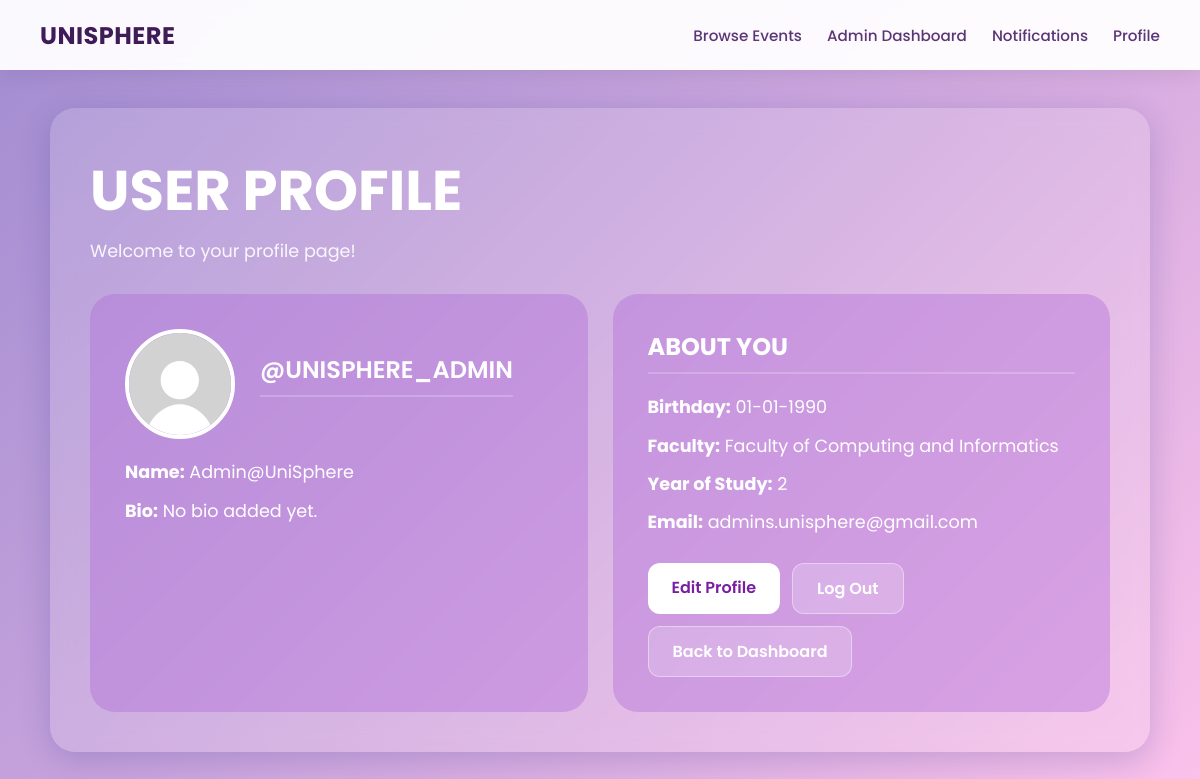
The page /UserProfile (signed in) on the database as committed earlier.
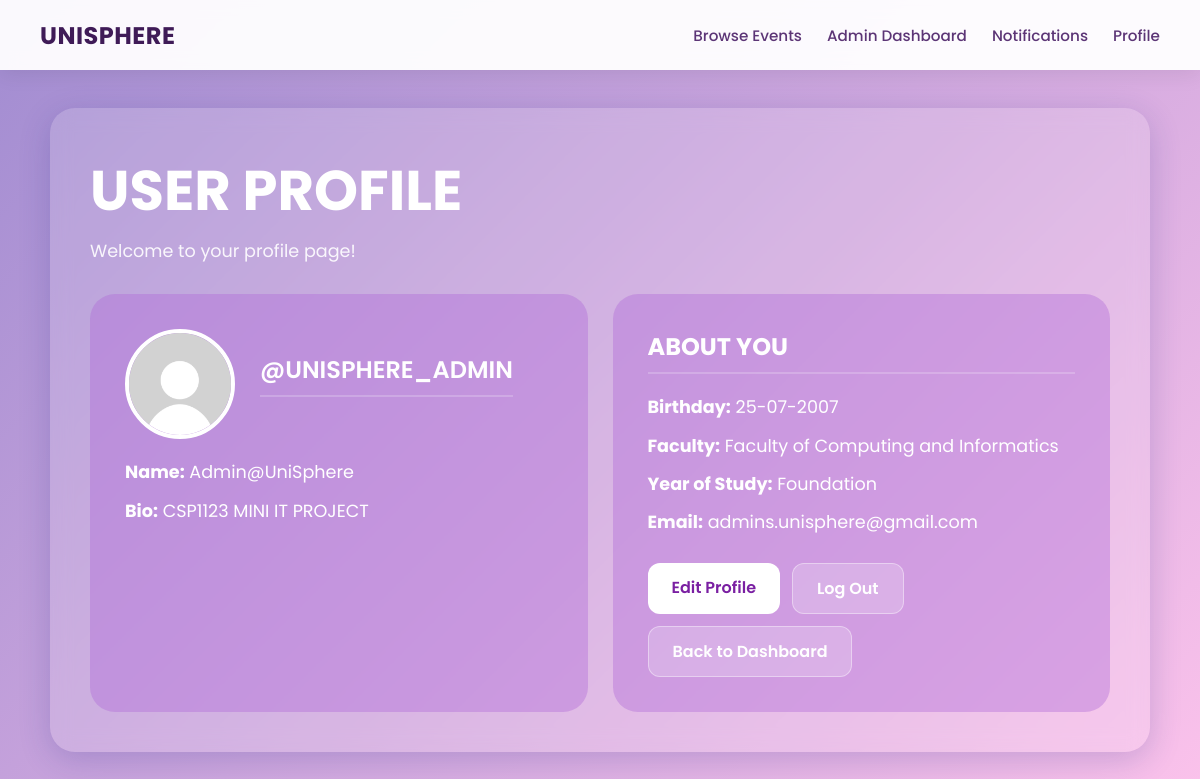
The same page on the database as committed later.
### tables this page shows
CREATE TABLE users_general (
    student_id varchar(10) PRIMARY KEY,
    name TEXT NOT NULL,
    username TEXT NOT NULL UNIQUE,
    email TEXT NOT NULL UNIQUE,
    password TEXT NOT NULL,
    keyword TEXT,
    role TEXT NOT NULL CHECK(role IN ('user', 'organizer', 'admin')),
    is_verified INTEGER DEFAULT 0,
    pending_email TEXT,
    security_question TEXT
);

CREATE TABLE user_details (
    student_id VARCHAR(10) PRIMARY KEY,
    bio TEXT,
    birthday DATE,
    faculty TEXT,
    year_of_study INTEGER,
    profile_picture TEXT,
    FOREIGN KEY (student_id) REFERENCES users_general(student_id)
);

### app.py (the view)
@app.route('/UserProfile')
def user_profile():
    username = session.get('user')
    if not username:
        return redirect(url_for('login'))
    conn = get_db_connection()
    cursor = conn.cursor()
    cursor.execute("SELECT * FROM users_general LEFT JOIN user_details ON users_general.student_id = user_details.student_id WHERE users_general.username = ?", (username,))
    user = cursor.fetchone()
    conn.close()
    if not user:
        return "User not found"
    return render_template('UserProfile.html', user=user)

### app.py (called while the page is built)
def get_db_connection():
    conn = sqlite3.connect('database.db')
    conn.row_factory = sqlite3.Row
    conn.execute("PRAGMA foreign_keys = 1")
    return conn

@app.context_processor
def inject_notifications():
    if 'student_id' not in session:
        return dict(unread_notifications=0)
    conn = get_db_connection()
    cursor = conn.cursor()
    cursor.execute("SELECT COUNT(*) AS total FROM notifications WHERE student_id = ? AND is_read = 0",
    (session['student_id'],))
    result = cursor.fetchone()
    conn.close()
    return dict(unread_notifications=result['total'])

### templates/UserProfile.html (shortened to what this page needs)
<!DOCTYPE html>
<html lang="en">
    <head>
    </head>
    <body>
        <nav class="navbar">
            <a class="navbar-brand" href="/user_dashboard">UniSphere</a>
            <div class="navbar-links">
                {% if session.get('role') == 'user' %}
                        <a href="/eventbrowsing">Browse Events</a>
                        <a href="/be_organizer">Become Organizer</a>
                        <a href="/notifications" class="notification-link">
                            Notifications
                            {% if unread_notifications > 0 %}
                                <span class="notification-dot"></span>
                            {% endif %}
                        </a>
                        <a href="/user_dashboard">Profile</a>
                    {% elif session.get('role') == 'admin' %}
                        <a href="/eventbrowsing">Browse Events</a>
                        <a href="/admin_dashboard">Admin Dashboard</a>
                        <a href="/notifications" class="notification-link">
                            Notifications
                        </a>
                        <a href="/user_dashboard">Profile</a>
                    {% endif %}
            </div>
        </nav>
        <div class="dashboard-view">
            <h1 class="title">User Profile</h1>
            <p class="subtitle">Welcome to your profile page!</p>
            <div class="grid">
                <div class="card profile-card">
                    <div>
                        <div class="profile-header">
                            <img src="{{ url_for('static', filename='uploads/' + (user['profile_picture'] if user['profile_picture'] else 'default.png')) }}" class="profile-picture">
                            <h3>@<span id="username-value">{{ user['username'] }}</span></h3>
                        </div>
                        <p id="name"><b>Name:</b> {{ user['name'] }}</p>
                        <p id="bio"><b>Bio:</b> {{ user['bio'] if user['bio'] else 'No bio added yet.' }}</p>
                    </div>
                </div>
                <div class="card about-card">
                    <div>
                        <h3>About You</h3>
                        <p id="birthday"><b>Birthday:</b> {{ user['birthday'].split('-')[2] }}-{{ user['birthday'].split('-')[1] }}-{{ user['birthday'].split('-')[0] }}</p>
                        <p id="faculty"><b>Faculty:</b> {{ user['faculty'] }}</p>
                        <p id="year-of-study"><b>Year of Study:</b> {{ user['year_of_study'] }}</p>
                        <p id="email"><b>Email:</b> {{ user['email'] }}</p>
                    </div>
                    <div class="profile-actions">
                        <a href="{{ url_for('edit_profile') }}" class="btn">Edit Profile</a>
                        <a href="{{ url_for('logout')}}" class="btn btn-secondary">Log Out</a>
                        <a href="{{ url_for('dashboard') }}" class="btn btn-secondary">Back to Dashboard</a>
                    </div>
                </div>
            </div>
        </div>
    </body>
</html>

### templates/UserProfile.html (style rules this page uses)
* { margin: 0; padding: 0; box-sizing: border-box; font-family: 'Poppins', sans-serif; }
body { background: linear-gradient(135deg, #a18cd1 0%, #fbc2eb 100%); display: flex; justify-content: center; align-items: center; min-height: 100vh; padding: 20px; padding-top: 80px; }
.navbar { position: fixed; top: 0; left: 0; width: 100%; height: 70px; background: rgba(255, 255, 255, 0.95); backdrop-filter: blur(8px); box-shadow: 0 4px 20px rgba(0, 0, 0, 0.08); display: flex; align-items: center; justify-content: space-between; padding: 0 40px; z-index: 1000; }
.notification-link { position:relative; }
.navbar-brand { font-size: 1.5rem; font-weight: 700; color: #3f1b57; text-decoration: none; text-transform: uppercase; letter-spacing: 0.5px; }
.navbar-links { display: flex; gap: 25px; align-items: center; }
.navbar-links a { color: #5c3576; text-decoration: none; font-size: 0.95rem; font-weight: 500; transition: color 0.2s; position: relative; padding: 4px 0; }
.navbar-links a::after { content: ''; position: absolute; width: 0; height: 2px; bottom: 0; left: 0; background-color: #7b2cbf; transition: width 0.2s ease; }
.dashboard-view { width: 95%; max-width: 1100px; padding: 40px; border-radius: 25px; background: rgba(255, 255, 255, 0.15); backdrop-filter: blur(10px); color: white; box-shadow: 0 8px 32px 0 rgba(31, 38, 135, 0.2); }
.title { font-size: 3.5rem; font-weight: 700; margin-bottom: 5px; text-transform: uppercase; }
.subtitle { font-size: 1.1rem; margin-bottom: 30px; opacity: 0.9; }
.grid { display: grid; grid-template-columns: 1fr 1fr; gap: 25px; }
.card { background: rgba(176, 106, 214, 0.4); border-radius: 25px; padding: 35px; min-height: 350px; display: flex; flex-direction: column; justify-content: space-between; }
.profile-header { display: flex; align-items: center; gap: 25px; margin-bottom: 20px; }
.profile-picture { width: 110px; height: 110px; border-radius: 50%; object-fit: cover; border: 4px solid white; }
.profile-card h3 { font-size: 1.6rem; font-weight: 600; }
.card p { font-size: 1.1rem; margin-bottom: 12px; line-height: 1.5; }
.card h3 { margin-bottom: 20px; font-size: 1.5rem; text-transform: uppercase; border-bottom: 2px solid rgba(255, 255, 255, 0.2); padding-bottom: 8px; }
.profile-actions { display: flex; flex-wrap: wrap; gap: 12px; margin-top: 15px; }
.btn { padding: 12px 24px; color: #7a1fa2; background-color: white; border: none; border-radius: 12px; cursor: pointer; font-weight: 600; font-size: 100%; text-decoration: none; display: inline-block; transition: transform 0.2s ease, background-color 0.3s ease; text-align: center; }
.btn-secondary { background-color: rgba(255, 255, 255, 0.2); color: white; border: 1px solid rgba(255, 255, 255, 0.4); }

Rows that differ between the two databases and show on the page:
changed user_details "Faculty of Computing and Informatics": bio "No bio added yet." → "CSP1123 MINI IT PROJECT"; birthday "01" → "25"; birthday "01" → "07"; birthday "1990" → "2007"; year_of_study "2" → "Foundation"
